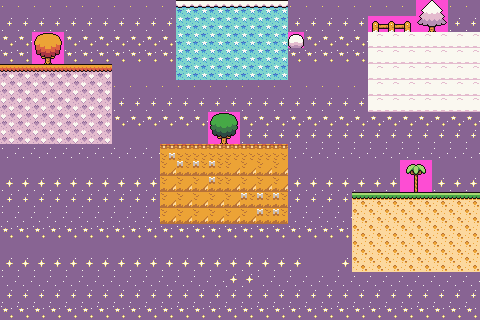

This game map was drawn from its Tiled (.tmx) file and the tilesets committed beside it. A one-line description and the full map source follow:
An orthogonal 30x20 tile map with 16x16 px tiles, 1 tile layer (Tile Layer 1).

<map version="1.10" tiledversion="1.12.1" orientation="orthogonal" renderorder="right-down" width="30" height="20" tilewidth="16" tileheight="16" infinite="0" nextlayerid="4" nextobjectid="8">
 <tileset firstgid="1" source="Tiles.tsx" />
 <layer id="1" name="Tile Layer 1" width="30" height="20">
  <data encoding="csv">
543,543,543,543,543,543,543,543,543,543,543,230,230,230,230,230,230,230,543,543,543,543,543,543,543,543,142,143,543,543,
139,139,139,139,139,139,139,139,139,139,139,259,259,259,259,259,259,259,139,139,139,139,139,200,201,202,171,172,139,139,
167,167,548,549,167,167,167,167,167,167,167,259,259,259,259,259,259,259,173,167,167,167,167,252,252,252,252,252,252,252,
57,57,577,578,57,57,57,57,57,57,57,259,259,259,259,259,259,259,57,57,57,57,57,252,252,252,252,252,252,252,
636,636,636,636,636,636,636,109,109,109,109,259,259,259,259,259,259,259,109,109,109,109,109,252,252,252,252,252,252,252,
665,665,665,665,665,665,665,543,543,543,543,543,543,543,543,543,543,543,543,543,543,543,543,252,252,252,252,252,252,252,
665,665,665,665,665,665,665,139,139,139,139,139,139,139,139,139,139,139,139,139,139,139,139,252,252,252,252,252,252,252,
665,665,665,665,665,665,665,167,167,167,167,167,167,128,129,167,167,167,167,167,167,167,167,167,167,167,167,167,167,167,
665,665,665,665,665,665,665,109,109,109,109,109,109,157,158,170,170,170,170,170,170,170,170,170,170,170,170,170,170,170,
107,107,107,107,107,107,107,107,107,107,633,629,629,629,629,629,629,629,107,107,107,107,107,107,107,107,107,107,107,107,
109,109,109,109,109,109,109,109,109,109,654,656,656,656,654,654,654,654,109,109,109,109,109,109,109,534,535,109,109,109,
85,85,85,85,85,85,85,85,85,85,654,654,654,656,654,654,654,654,85,85,85,85,85,85,85,563,564,85,85,85,
139,139,139,139,139,139,139,139,139,139,654,654,654,654,654,656,656,656,139,139,139,139,622,622,622,622,622,622,622,622,
107,107,107,107,107,107,107,107,107,107,654,654,654,654,654,654,656,656,107,107,107,107,651,651,651,651,651,651,651,651,
57,57,57,57,57,57,57,57,57,57,57,57,57,57,57,57,57,57,57,57,57,57,651,651,651,651,651,651,651,651,
165,165,165,165,165,165,165,165,165,165,165,165,165,165,165,165,165,165,165,165,165,165,651,651,651,651,651,651,651,651,
85,85,85,85,85,85,85,85,85,85,85,85,85,85,85,85,85,85,85,165,165,85,651,651,651,651,651,651,651,651,
107,107,107,107,107,107,107,107,107,107,107,107,107,107,85,85,107,107,107,107,107,107,107,107,107,107,107,107,107,107,
139,139,139,139,139,139,139,139,139,139,139,139,139,139,139,139,139,139,139,139,139,139,139,139,139,139,139,139,139,139,
57,57,57,57,57,57,57,57,57,57,57,57,57,57,57,57,57,57,57,57,57,57,57,57,57,57,57,57,57,57
</data>
 </layer>
 <objectgroup id="2" name="Object Layer 1" />
 <objectgroup id="3" name="Object Layer 2" />
</map>
